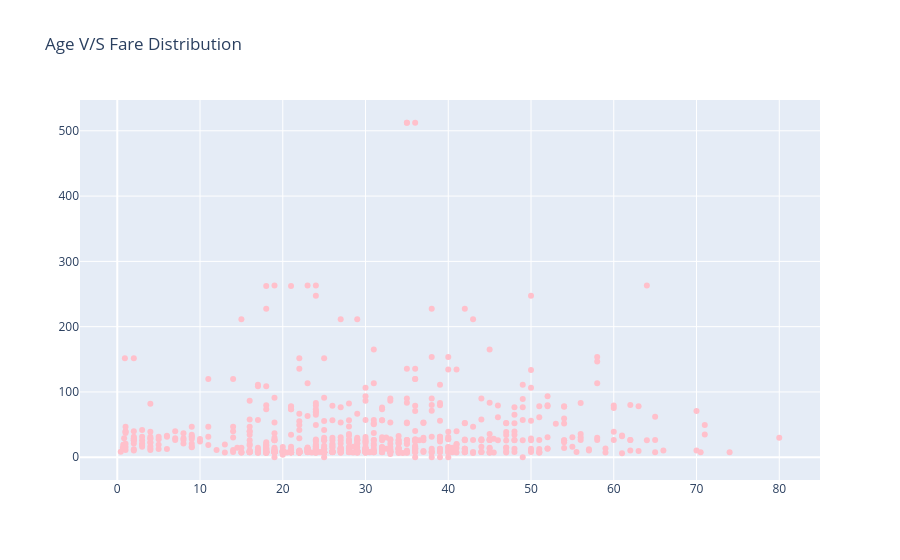

This figure's notebook cell:
### Code cell
#Scatter Plot representation --> Age V/S Fare
trace = go.Scatter(x=data['Age'],y=data['Fare'],
                   mode='markers',
                   marker={'color':'pink'})
layout = go.Layout(
    title="Age V/S Fare Distribution")
fig = go.Figure(data=trace,layout=layout)
fig.show()

### Figure 1 — Plotly figure (JSON) as saved in the notebook; plotly's stock layout.template omitted (floating-point values rounded to 4 significant figures; data arrays with more than 128 entries replaced by an {"elided": "..."} marker saying what was removed)
{"data": [{"marker": {"color": "pink"}, "mode": "markers", "type": "scatter", "x": {"elided": "891 float values"}, "y": {"elided": "891 float values"}}], "layout": {"title": {"text": "Age V/S Fare Distribution"}}}
